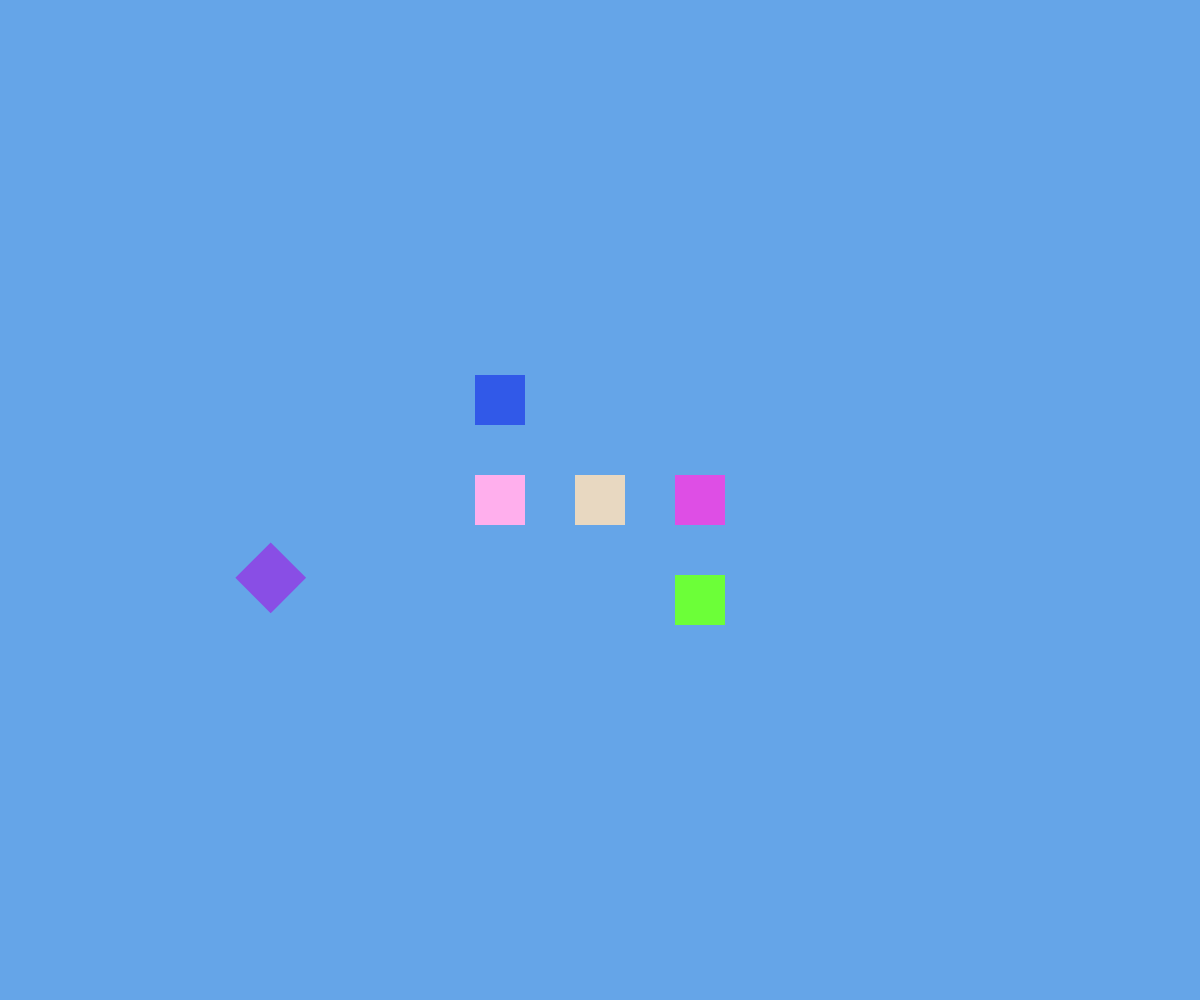
Frame 1 (no input)
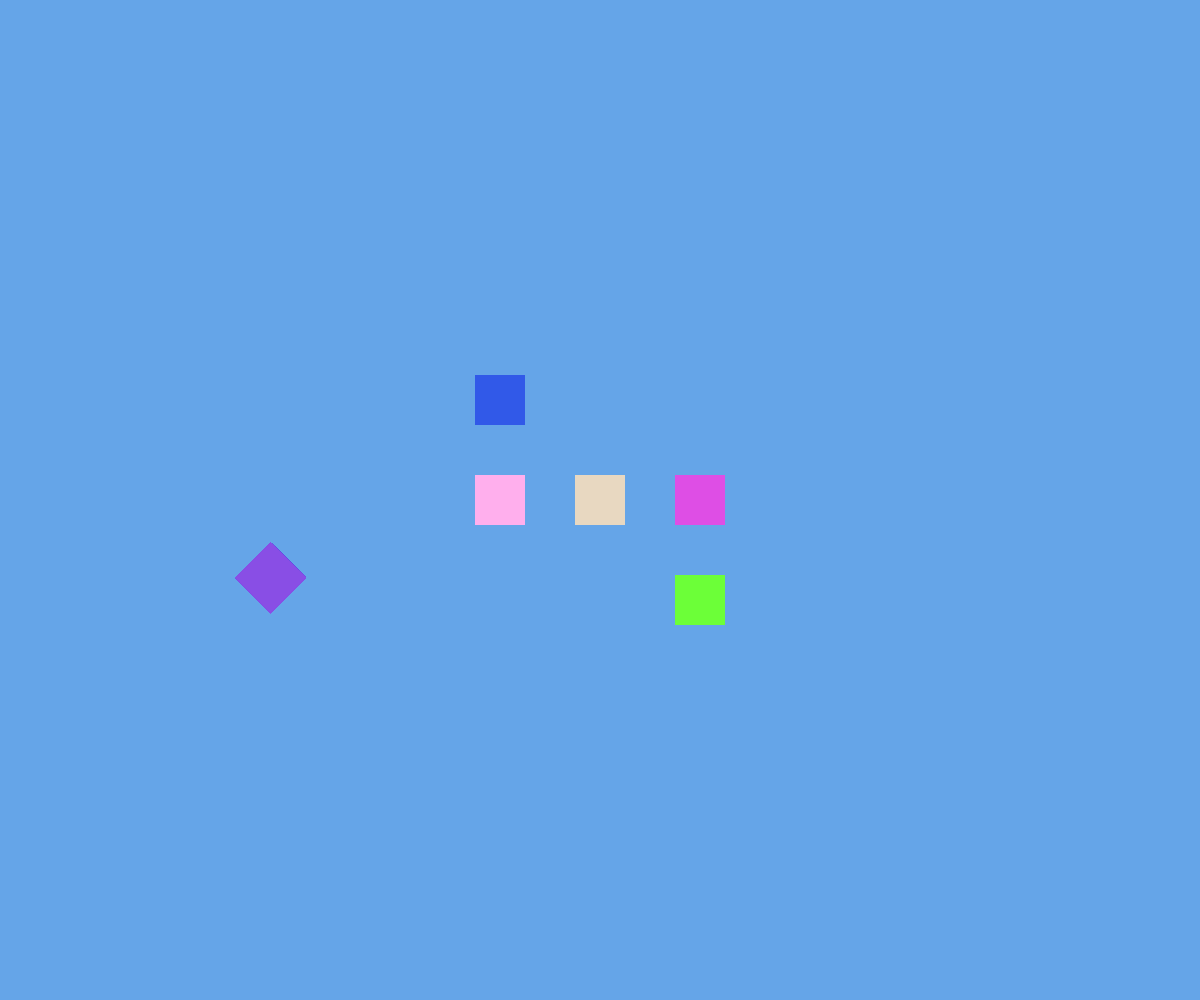
Frame 60 (no input)
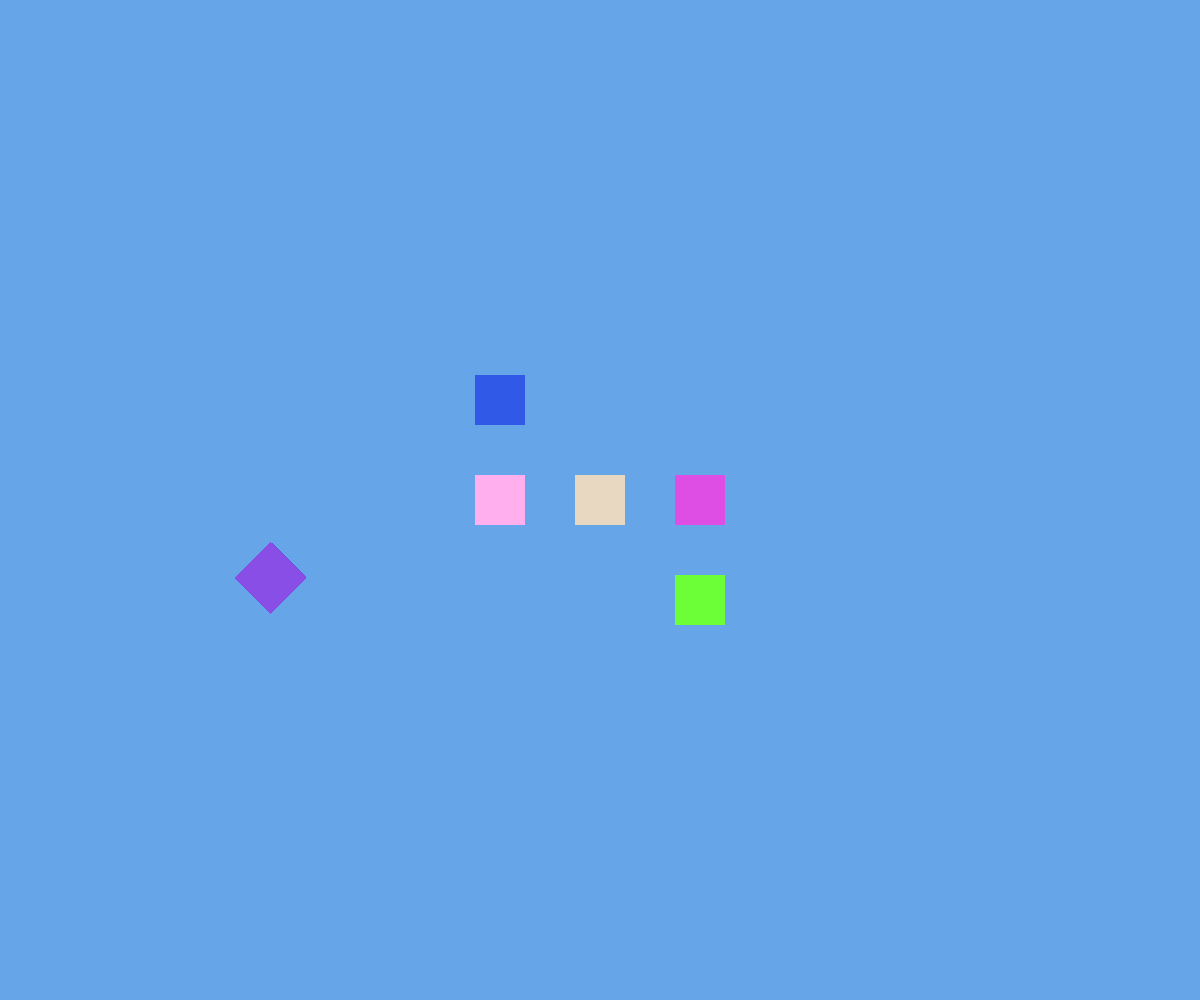
Frame 120 (the mouse pressed at the canvas centre since frame 60)

The p5.js sketch that drew these frames (run headless with seeded random() and noise() and a simulated clock; from frame 60 on, the mouse is pressed at the canvas centre):

// p5.js sketch
// ── sketch.js
var blueish, taupe, magneta, lime, rose, marine, prince;
var r_width = 50;

function setup() {
  blueish = color(101, 165, 232);
  taupe = color(232, 216, 193);
  magneta = color(222, 78, 229);
  lime = color(108, 255, 56);
  rose = color(255, 175, 237);
  marine = color(49, 89, 232);
  prince = color(137, 78, 229);
  //angleMode(DEGREES);
  createCanvas(windowWidth, windowHeight);
  background(blueish); // med blue
}

function draw() {
  noStroke();
  fill(taupe);
  rect(width/2 - r_width + r_width/2, height/2 + r_width/2 - r_width, r_width, r_width);
  

  translate(100, 0); //shift the entire system over to the right by 100.
  fill(magneta);
  rect(width/2 - r_width + r_width/2, height/2 + r_width/2 - r_width, r_width, r_width);

  
  
  translate(0, 100); // matrix transformations are culumantive
  fill(lime);
  rect(width/2 - r_width + r_width/2, height/2 + r_width/2 - r_width, r_width, r_width);
  //*/
  
  
  translate(-200, -100);
  fill(rose);
  rect(width/2 - r_width + r_width/2, height/2 + r_width/2 - r_width, r_width, r_width);
  
  
  
  translate(0,-100);
  fill(marine, 100);
  //rect(0, 0, 60, 30);
  rect(width/2 - r_width + r_width/2, height/2 + r_width/2 - r_width, r_width, r_width);
  
  

  translate(300, -100);
  rotate(radians(45));  // rotation happens in radians. can send degrees 
                        // to radian() + get radians out
                        // rotation happens from (0, 0) that you are at
  fill(prince);   
  rect(width/2 - r_width + r_width/2, height/2 + r_width/2 - r_width, r_width, r_width);
 
}
